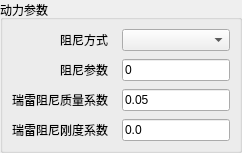
      <widget class="QGroupBox" name="groupDynamicControl">
       <property name="title">
        <string>动力参数</string>
       </property>
       <layout class="QFormLayout" name="formLayoutDynamicControl">
        <item row="0" column="0">
         <widget class="QLabel" name="label18">
 <property name="sizePolicy">
  <sizepolicy hsizetype="Fixed" vsizetype="Preferred">
   <horstretch>0</horstretch>
   <verstretch>0</verstretch>
  </sizepolicy>
 </property>
          <property name="text">
           <string>阻尼方式</string>
          </property>
          <property name="wordWrap">
           <bool>false</bool>
          </property>
         </widget>
        </item>
        <item row="0" column="1">
         <widget class="QComboBox" name="comboDampingMode">
          <property name="minimumSize">
           <size>
            <width>10</width>
            <height>0</height>
           </size>
          </property>
         </widget>
        </item>
        <item row="1" column="0">
         <widget class="QLabel" name="label19">
 <property name="sizePolicy">
  <sizepolicy hsizetype="Fixed" vsizetype="Preferred">
   <horstretch>0</horstretch>
   <verstretch>0</verstretch>
  </sizepolicy>
 </property>
          <property name="text">
           <string>阻尼参数</string>
          </property>
          <property name="wordWrap">
           <bool>false</bool>
          </property>
         </widget>
        </item>
        <item row="1" column="1">
         <widget class="QLineEdit" name="line19Edit">
          <property name="text">
           <string>0</string>
          </property>
          <property name="minimumSize">
           <size>
            <width>10</width>
            <height>0</height>
           </size>
          </property>
         </widget>
        </item>
        <item row="2" column="0">
         <widget class="QLabel" name="label20">
 <property name="sizePolicy">
  <sizepolicy hsizetype="Fixed" vsizetype="Preferred">
   <horstretch>0</horstretch>
   <verstretch>0</verstretch>
  </sizepolicy>
 </property>
          <property name="text">
           <string>瑞雷阻尼质量系数</string>
          </property>
          <property name="wordWrap">
           <bool>false</bool>
          </property>
         </widget>
        </item>
        <item row="2" column="1">
         <widget class="QLineEdit" name="line20Edit">
          <property name="text">
           <string>0.05</string>
          </property>
          <property name="minimumSize">
           <size>
            <width>10</width>
            <height>0</height>
           </size>
          </property>
         </widget>
        </item>
        <item row="3" column="0">
         <widget class="QLabel" name="label21">
 <property name="sizePolicy">
  <sizepolicy hsizetype="Fixed" vsizetype="Preferred">
   <horstretch>0</horstretch>
   <verstretch>0</verstretch>
  </sizepolicy>
 </property>
          <property name="text">
           <string>瑞雷阻尼刚度系数</string>
          </property>
          <property name="wordWrap">
           <bool>false</bool>
          </property>
         </widget>
        </item>
        <item row="3" column="1">
         <widget class="QLineEdit" name="line21Edit">
          <property name="text">
           <string>0.0</string>
          </property>
          <property name="minimumSize">
           <size>
            <width>10</width>
            <height>0</height>
           </size>
          </property>
         </widget>
        </item>
        <property name="leftMargin">
         <number>9</number>
        </property>
        <property name="topMargin">
         <number>9</number>
        </property>
        <property name="rightMargin">
         <number>9</number>
        </property>
        <property name="bottomMargin">
         <number>9</number>
        </property>
        <property name="horizontalSpacing">
         <number>14</number>
        </property>
        <property name="verticalSpacing">
         <number>8</number>
        </property>
        <property name="fieldGrowthPolicy">
         <enum>QFormLayout::AllNonFixedFieldsGrow</enum>
        </property>
        <property name="rowWrapPolicy">
         <enum>QFormLayout::WrapLongRows</enum>
        </property>
        <property name="labelAlignment">
         <set>Qt::AlignRight|Qt::AlignVCenter</set>
        </property>
       </layout>
      </widget>
